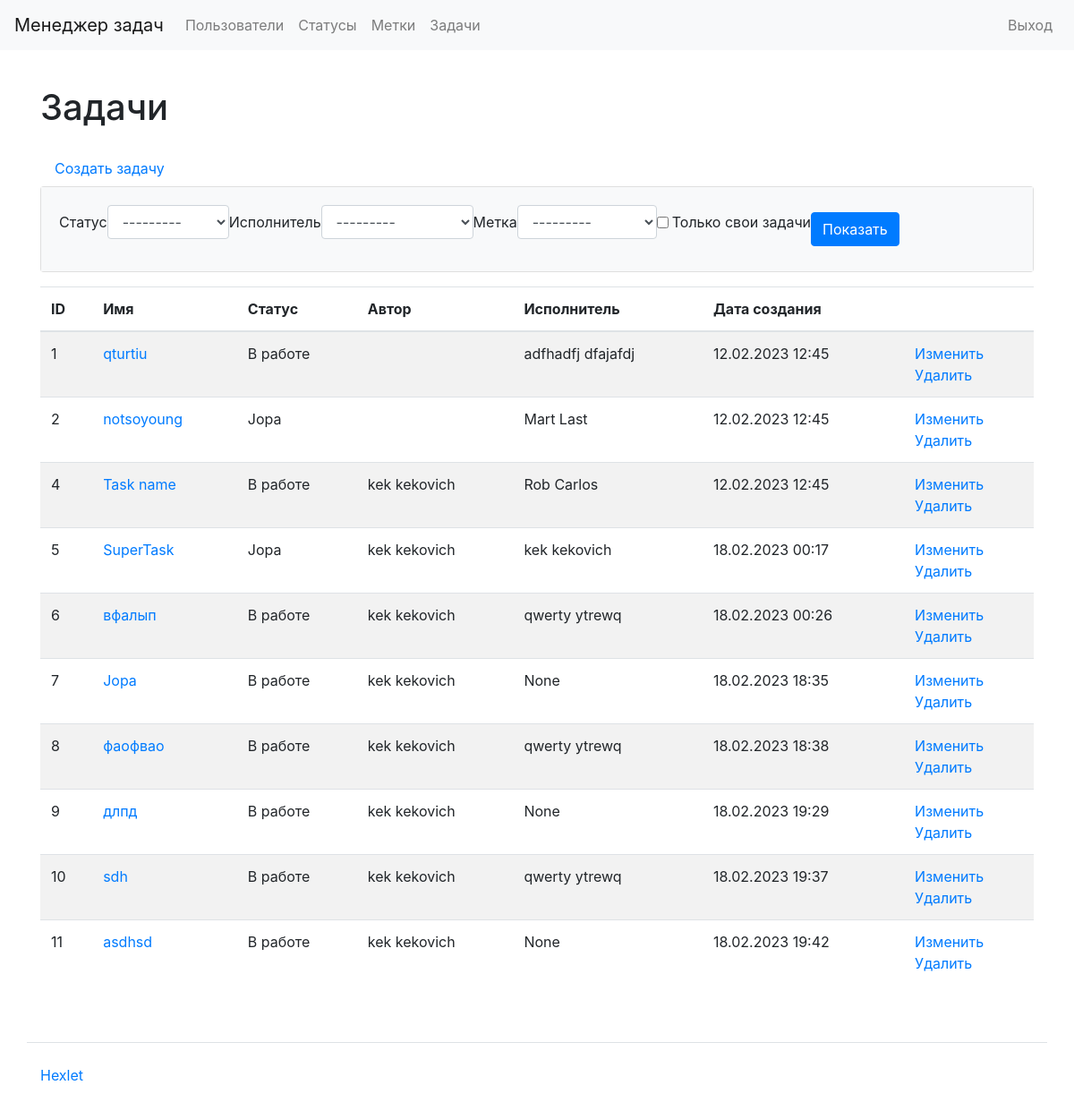
The page /tasks/ (signed in) on the database its author committed.
### task_manager/tasks/models.py (models this page shows, shortened)
class Tasks(models.Model):
    name = models.CharField(max_length=150, verbose_name='Имя')
    creator = models.ForeignKey(SiteUser, on_delete=models.PROTECT)
    description = models.TextField(verbose_name='Описание', null=True, blank=True)
    status = models.ForeignKey(Statuses, on_delete=models.PROTECT, verbose_name='Статус')
    executor = models.ForeignKey(SiteUser, on_delete=models.PROTECT, verbose_name='Исполнитель', related_name='executor', null=True, blank=True)
    labels = models.ManyToManyField(Label, verbose_name='Метки', through="TasksLabels", blank=True)
    created_at = models.DateTimeField(auto_now=True)

### task_manager/statuses/models.py (models this page shows)
class Statuses(models.Model):
    name = models.CharField(max_length=100, verbose_name='Имя')
    created_at = models.DateTimeField(auto_now=True)
    def __str__(self):
        return self.name

### task_manager/users/models.py (models this page shows)
class SiteUser(AbstractUser):
    first_name = models.CharField(max_length=150, verbose_name='Имя')
    last_name = models.CharField(max_length=150, verbose_name='Фамилия')
    def __str__(self):
        return f'{self.first_name} {self.last_name}'

### task_manager/labels/models.py (called while the page is built)
    def __str__(self):
        return self.name

### task_manager/templates/tasks/tasks_filter.html (shortened to what this page needs)
{% extends "base.html" %}
{% load bootstrap4 %}
{% block content %}
<h1 class="my-4">Задачи</h1>
<a class="nav-link" href="{% url 'create_task' %}">Создать задачу</a>
<div class="card mb-3">
    <div class="card-body bg-light">
        <form class="form-inline center" method="get">
            {% bootstrap_form filter.form field_class="mr-3 ml-2" %}
            <button class="btn btn-primary" type="submit">Показать</button>
        </form>
    </div>
</div>
<table class="table table-striped">
    <thead>
      <tr>
        <th>ID</th>
        <th>Имя</th>
        <th>Статус</th>
        <th>Автор</th>
        <th>Исполнитель</th>
        <th>Дата создания</th>
        <th></th>
      </tr>
    </thead>
    <tbody>
        {% for obj in filter.qs %}
        <tr>
          <td>
            {{ obj.pk }}
          </td>
          <td>
            <a href="{% url 'task_detail' obj.pk %}">{{ obj.name }}</a>
          </td>
          <td>
            {{ obj.status }}
          </td>
          <td>
            {{ obj.creator }}
          </td>
          <td>
            {{ obj.executor }}
          </td>
          <td>{{ obj.created_at|date:"d.m.Y H:i" }}</td>
          <td>
            <a href="{% url 'task_update' obj.pk %}">Изменить</a>
            <br>
            <a href="{% url 'task_delete' obj.pk %}">Удалить</a>
          </td>
        </tr>
        {% endfor %}
    </tbody>
</table>
{% endblock %}

### rows shown on the page
Tasks: pk "1", name "qturtiu", status "В работе", executor "adfhadfj dfajafdj", created_at "12.02.2023 12:45"
Tasks: pk "2", name "notsoyoung", status "Jopa", executor "Mart Last", created_at "12.02.2023 12:45"
Tasks: pk "4", name "Task name", status "В работе", creator "kek kekovich", executor "Rob Carlos", created_at "12.02.2023 12:45"
Tasks: pk "5", name "SuperTask", status "Jopa", creator "kek kekovich", executor "kek kekovich", created_at "18.02.2023 00:17"
Tasks: pk "6", name "вфалып", status "В работе", creator "kek kekovich", executor "qwerty ytrewq", created_at "18.02.2023 00:26"
Tasks: pk "7", name "Jopa", status "В работе", creator "kek kekovich", executor "None", created_at "18.02.2023 18:35"
Tasks: pk "8", name "фаофвао", status "В работе", creator "kek kekovich", executor "qwerty ytrewq", created_at "18.02.2023 18:38"
Tasks: pk "9", name "длпд", status "В работе", creator "kek kekovich", executor "None", created_at "18.02.2023 19:29"
Tasks: pk "10", name "sdh", status "В работе", creator "kek kekovich", executor "qwerty ytrewq", created_at "18.02.2023 19:37"
Tasks: pk "11", name "asdhsd", status "В работе", creator "kek kekovich", executor "None", created_at "18.02.2023 19:42"
